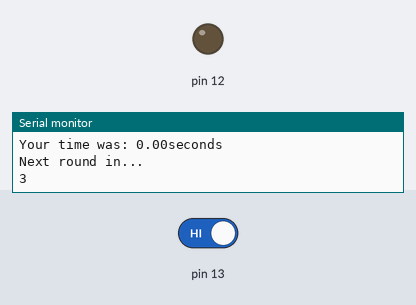
Bench run of a sketch on a simulated Arduino Uno, built with avr-gcc and run on an emulated ATmega328P. On the bench: output pins drawn as LEDs (lit = HIGH), the last lines printed to the serial monitor. The test bench sets the inputs (shaded band); at power-on: pin 13 HIGH. Random numbers use the default seed unless the sketch sets one.

Above: at 13.7 s.
13.8 s: pin 13 driven LOW
At 18.7 s:
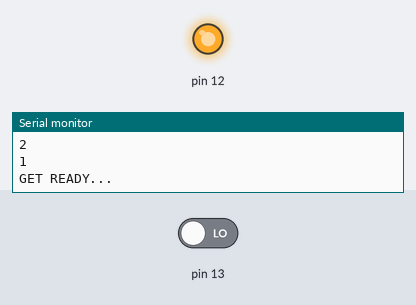
20.7 s: pin 13 driven HIGH
At 21.9 s:
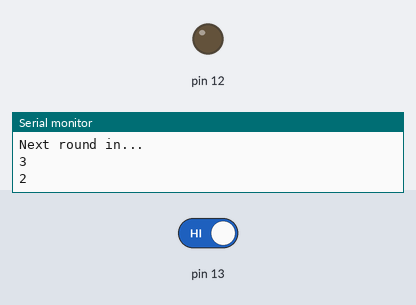
Timing chart, 0 to 23.7 s (numbered marks = the images above; inputs shaded):
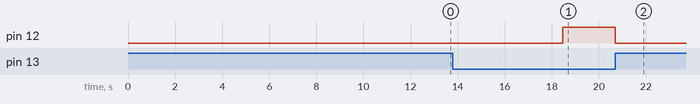

Measured:
- after the input at 13.8 s, pin 12: LOW → HIGH after 4.7 s
- after the input at 20.7 s, pin 12: HIGH → LOW at once

The sketch:

reaction_time_game.ino
```cpp
int ranTime = 0;
unsigned long startTime = 0;
float reacTime = 0;
int i;

void setup() {
pinMode(13,INPUT);
pinMode(12,OUTPUT);
Serial.begin(9600);
randomSeed(analogRead(A0));
}

void loop() {
Serial.println("GET READY...");

ranTime = random(1000, 3000);
delay(ranTime);
startTime = millis();
digitalWrite(12,HIGH);
while (digitalRead(13) != HIGH) {}
reacTime = (millis() - startTime)/1000.0;
Serial.print("Your time was: ");Serial.print(reacTime);Serial.println("seconds");
digitalWrite(12,LOW);
Serial.println("Next round in...");
for (i = 3; i > 0; i--) {
  Serial.println(i);
  delay(1000);
}

}
```
